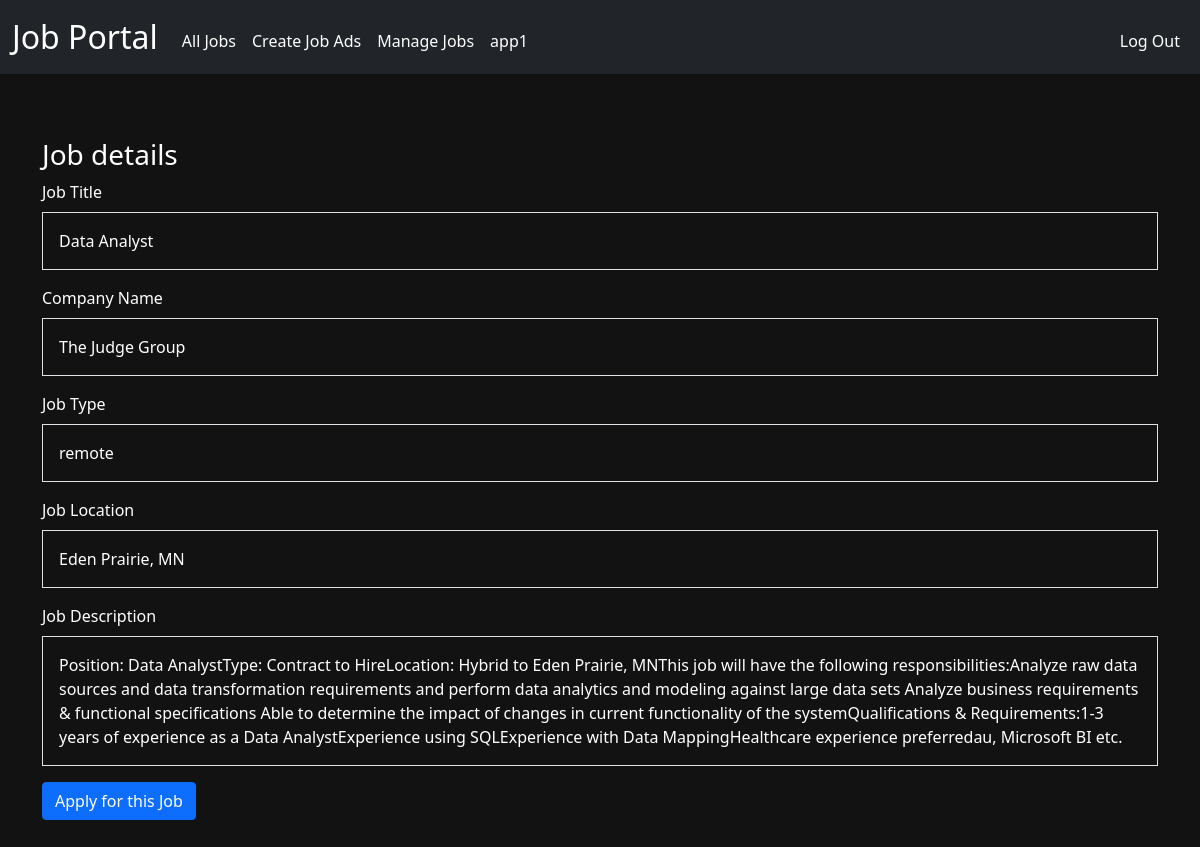
The app's page /job-details/2 (signed in) with its own data.
### tables this page shows
CREATE TABLE users (
	    id INTEGER PRIMARY KEY AUTOINCREMENT NOT NULL, 
	    username TEXT NOT NULL, 
	    hash TEXT NOT NULL,
 	    user_type TEXT NOT NULL	
	);

CREATE TABLE jobs (
    id INTEGER PRIMARY KEY,
    title TEXT NOT NULL,
    company TEXT,
    type TEXT,
    location TEXT,
    description TEXT,
    status TEXT NOT NULL,
    posted_by TEXT NOT NULL,
    applicants INTEGER NOT NULL DEFAULT 0,
    FOREIGN KEY (posted_by) REFERENCES users(username)
);

### app.py (the view, shortened to what this page needs)
@app.route("/job-details/<int:job_id>", methods=["GET", "POST"])
@login_required
def job_details(job_id):
    user_id = session["user_id"]
    user = db.execute("SELECT * FROM users WHERE id = :id", id=user_id)[0]
    username = user["username"]
    user_type = session.get("user_type")
    job = db.execute("SELECT * FROM jobs WHERE id = :job_id", job_id=job_id)
    return render_template("job-details.html", job=job[0], username=username)

### app.py (called while the page is built)
@app.after_request
def after_request(response):
    response.headers["Cache-Control"] = "no-cache, no-store, must-revalidate"
    response.headers["Expires"] = 0
    response.headers["Pragma"] = "no-cache"
    return response

### helpers.py (called while the page is built)
def login_required(f):
    @wraps(f)
    def decorated_function(*args, **kwargs):
        if session.get("user_id") is None:
            return redirect("/login")
        return f(*args, **kwargs)
    return decorated_function

### templates/job-details.html (shortened to what this page needs)
<!DOCTYPE html>
<html lang="en">
<head>
    <link href="https://cdn.jsdelivr.net/npm/bootstrap@5.1.3/dist/css/bootstrap.min.css" rel="stylesheet">
    <link href="/static/styles.css" rel="stylesheet">
</head>
<body class="dark-mode">
    <nav class="navbar navbar-expand-md navbar-dark bg-dark">
        <div class="container-fluid">
            <a class="navbar-brand" href="/"><span class="white">Job Portal</span></a>
            <div class="collapse navbar-collapse" id="navbar">
                {% if session["user_id"] %}
                    <ul class="navbar-nav me-auto mt-2">
                        <li class="nav-item"><a class="nav-link" href="/all-jobs">All Jobs</a></li>
                        <li class="nav-item"><a class="nav-link" href="/create-job">Create Job Ads</a></li>
                        <li class="nav-item"><a class="nav-link" href="/manage-job">Manage Jobs</a></li>
                        <li class="nav-item"><span class="nav-link">{{ username }}</span></li>
                    </ul>
                    <ul class="navbar-nav ms-auto mt-2">
                        <li class="nav-item"><a class="nav-link" href="/logout">Log Out</a></li>
                    </ul>
                {% else %}
                    <ul class="navbar-nav ms-auto mt-2">
                        <li class="nav-item"><a class="nav-link" href="/login">Log In</a></li>
                    </ul>
                {% endif %}
            </div>
        </div>
    </nav>
<main class="container-fluid py-5">
    <div class="card-body">
        <div class="container">
            <h3>Job details</h3>
            <div class="mb-3">
                <label class="form-label">Job Title</label>
                <div class="container border p-3">
                    <span>{{ job.title }}</span>
                </div>
            </div>
            <div class="mb-3">
                <label class="form-label">Company Name</label>
                <div class="container border p-3">
                    <span>{{ job.company }}</span>
                </div>
            </div>
            <div class="mb-3">
                <label class="form-label">Job Type</label>
                <div class="container border p-3">
                    <span>{{ job.type }}</span>
                </div>
            </div>
            <div class="mb-3">
                <label class="form-label">Job Location</label>
                <div class="container border p-3">
                    <span>{{ job.location }}</span>
                </div>
            </div>
            <div class="mb-3">
                <label class="form-label">Job Description</label>
                <div class="container border p-3">
                    <span>{{ job.description }}</span>
                </div>
            </div>
            <form method="post" action="/job-details/{{ job.id }}">
                <button class="btn btn-primary" type="submit">Apply for this Job</button>
            </form>
        </div>
    </div>
</main>
</body>
</html>

### static/styles.css (style rules this page uses)
nav .navbar-brand { font-size: xx-large; }

### templates/job-details.html (style rules this page uses)
body.dark-mode { background-color: #121212; color: #ffffff; }
.navbar-dark .navbar-nav .nav-link { color: #ffffff !important; }
.navbar-dark .navbar-brand { color: #ffffff !important; }

### records on screen
users: username "app1"
jobs: title "Data Analyst", company "The Judge Group", type "remote", location "Eden Prairie, MN", description "Position: Data AnalystType: Contract to HireLocation: Hybrid to Eden Prairie, MNThis job will have the following responsibilities:Analyze raw data sources and data transformation requirements and perform data analytics and modeling against large data sets Analyze business requirements & functional specifications Able to determine the impact of changes in current functionality of the systemQualifications & Requirements:1-3 years of experience as a Data AnalystExperience using SQLExperience with Data MappingHealthcare experience preferredau, Microsoft BI etc."
